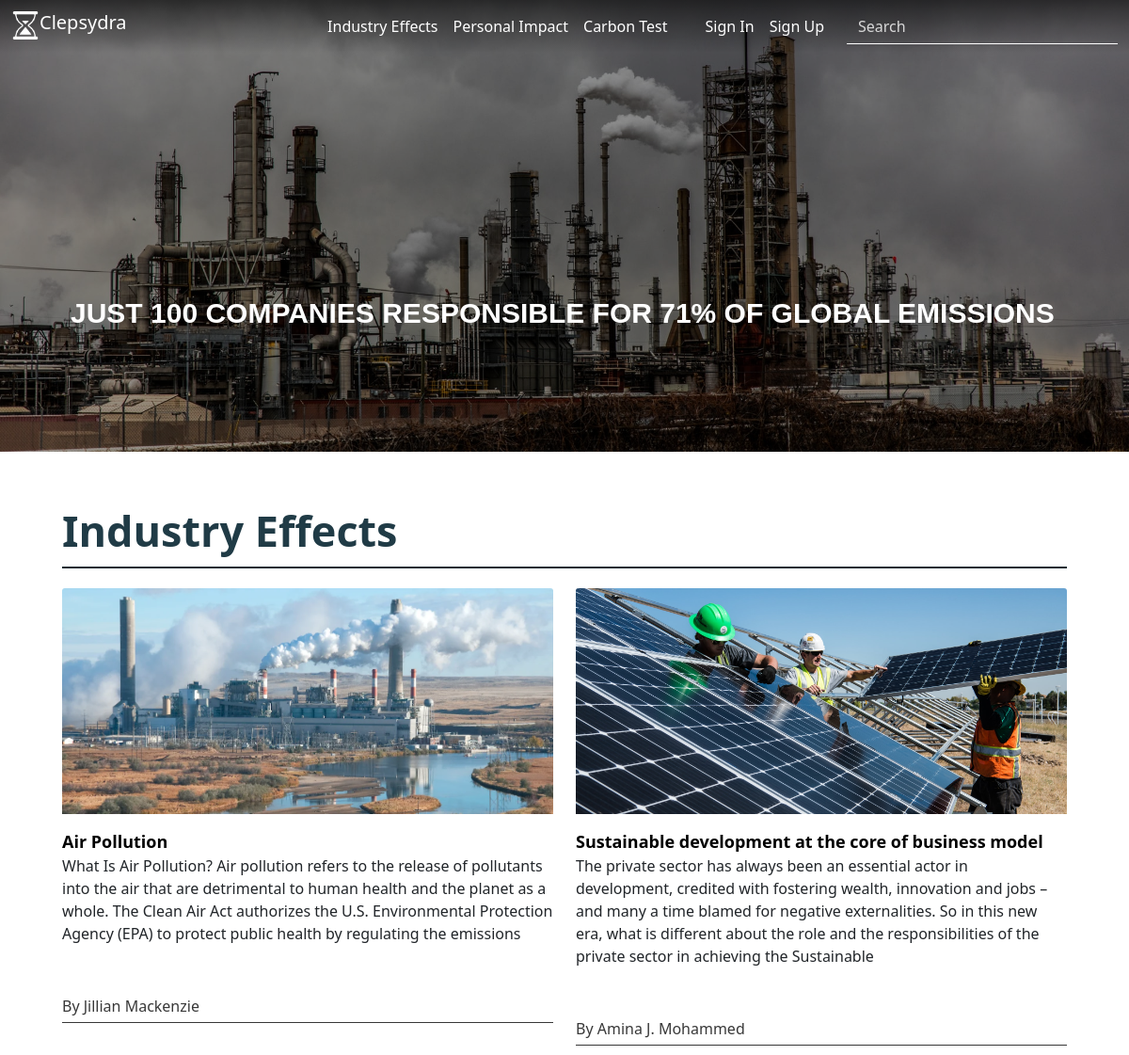
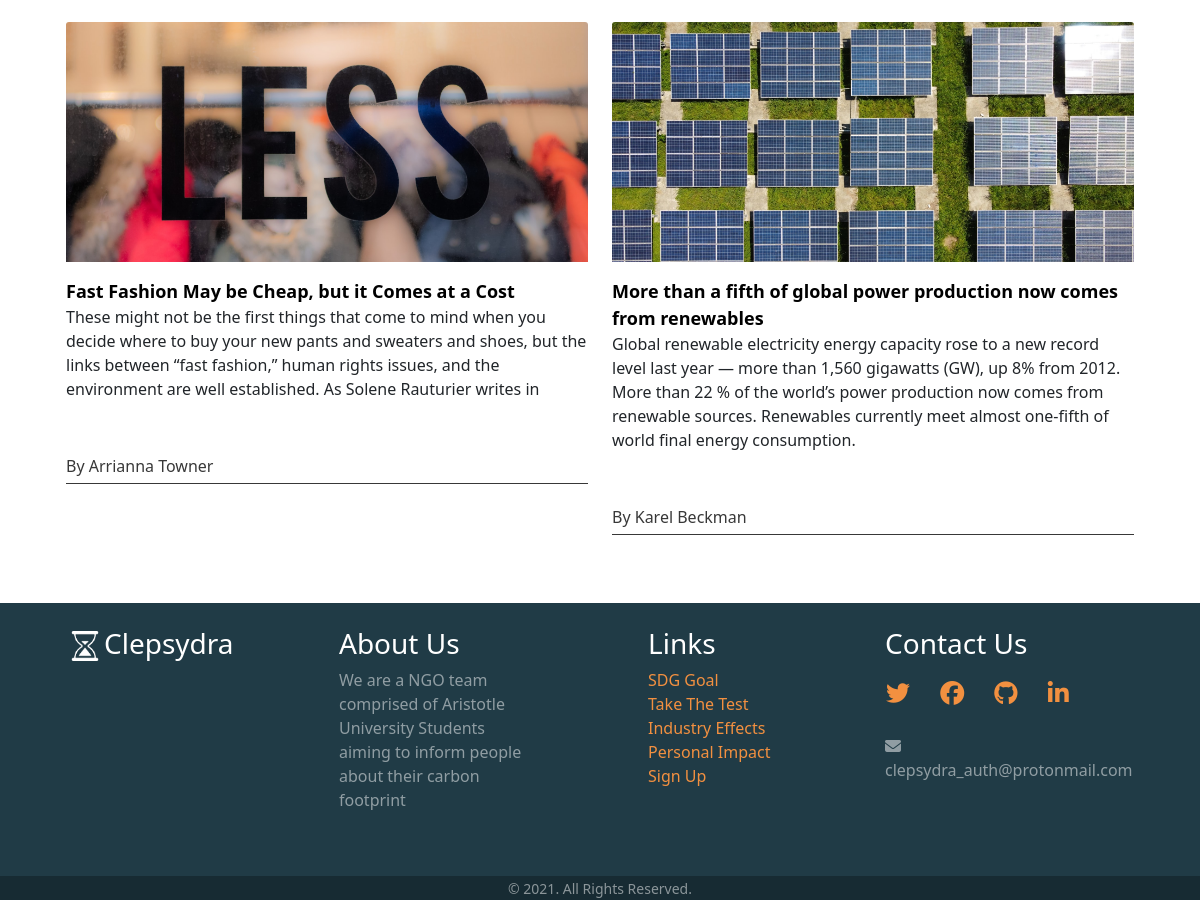
Page /industry_effects on the committed database (2 pictures, top to bottom).
### clepsydra/models.py (models this page shows, shortened)
class Article(db.Model):
    __tablename__ = "article"
    __searchable__ = "title"
    id = db.Column(db.Integer, primary_key=True)
    category = db.Column(db.String(100), nullable=False)
    title = db.Column(db.String(100), nullable=False)
    subtitle = db.Column(db.String(100))
    date_posted = db.Column(db.DateTime(), nullable=False, default=datetime.utcnow)
    content = db.Column(db.Text, nullable=False)
    image = db.Column(db.String(100), nullable=False, default='default.jpg')
    comments = db.relationship('Comments', backref='all_comments', lazy=True)
    author = db.Column(db.String(100), nullable=False)

### clepsydra/routes.py (the view)
@app.route("/industry_effects")
def industry():
    articles = Article.query.order_by(Article.date_posted.desc()).filter_by(category='Industry').all()
    return render_template("category_industry_impact.html", articles=articles, my_function=remove_tags)

### clepsydra/routes.py (called while the page is built)
@app.context_processor
def is_admin():
    if current_user() is None:
        return dict(is_admin=False)
    elif current_user().admin == 1:
        return dict(is_admin=True)
    return dict(is_admin=False)

@app.context_processor
def get_username():
    if current_user() is None:
        return dict(the_username=False)
    return dict(the_username=current_user().username)

def remove_tags(text):
    return TAG_RE.sub('', text)

def current_user():  # returns a user if stored in sessions of else returns None
    if "userID" not in session:
        return None
    return User.query.get(session['userID'])

### clepsydra/templates/category_industry_impact.html (shortened to what this page needs)
{%extends 'layout.html'%}
{% block cssfiles %}
    <link rel="stylesheet" type="text/css" href="{{url_for('static',filename='css/article_previews.css')}}">
    <link rel="stylesheet" type="text/css" href="{{url_for('static',filename='css/articles.css')}}">
{%endblock cssfiles%}
{%block content%}
    <div class="jumbotron jumbotron-fluid hero  has-image ">
        <div class="hero-overlay" style="background-image: url({{ url_for('static', filename='resources/hero_images/industry.jpg') }});"
            alt="Factory pipes">
        </div>
        <div class="container" id="hero_text">
            <div class="row">
                <div class="col-md-12">
                    <h1><span>Just 100 companies responsible for 71% of global emissions</span> </h1>
                </div>
            </div>
        </div>
    </div>
    <div class="container">
        <h2 class="underLine_frontpage"><a class="articlesHeader" href="#">Industry Effects</a></h2>
        <div class="row">
            {%for article in articles%}
            <div class="col-6">
                <div class="card">
                    <a href="{{ url_for('article', article_id=article.id) }}" class="card-link">
                        <img class="card-img-top" src="{{ url_for('static', filename='resources/hero_images/'+ article.image) }}"
                            alt="less fast fashion" />
                    </a>
                    <div class="card-body">
                        <a href="{{ url_for('article', article_id=article.id) }}" class="card-title">{{article.title}}</a>
                        <p class="card-text">
                            {{my_function(' '.join(article.content.split()[:50])) }}
                        </p>
                        <p class="writer">By {{article.author}}</p>
                    </div>
                </div>
            </div>
            {%endfor%}
        </div>
    </div>
{% endblock %}

### clepsydra/templates/layout.html (shortened to what this page needs)
<!DOCTYPE html>
<html lang="en">
<head>
    <link href="https://cdn.jsdelivr.net/npm/bootstrap@5.0.0-beta3/dist/css/bootstrap.min.css" rel="stylesheet"
>
    <link rel="stylesheet" type="text/css" href="{{url_for('static',filename='css/navbar.css')}}">
    <link rel="stylesheet" type="text/css" href="{{url_for('static',filename='css/back_to_top.css')}}">
    <link rel="stylesheet" type="text/css" href="{{url_for('static',filename='css/footer.css')}}">
    {% block cssfiles %}
    {%endblock cssfiles%}
</head>
<body>
    <nav class="navbar navbar-expand-lg" id="main-nav" aria-label="clesydra navbar">
        <div class="container-fluid">
            <a class="d-flex" style="text-decoration: none;" href="/">
                <img class="d-inline" style="max-height: 30px;" src="{{url_for('static', filename='resources/Logos/hourglass-white.png')}}" alt="logo">
                <h5>Clepsydra</h5>
            </a>
            <div class="navbar-collapse collapse" id="navbar-home-page">
                <ul class="main-links navbar-nav ms-auto mb-2 mb-md-0 me-lg-4">
                    <li class="nav-item">
                        <a class="nav-link" href="/industry_effects">Industry Effects</a>
                    </li>
                    <li class="nav-item">
                        <a class="nav-link" href="/personal_impact">Personal Impact</a>
                    </li>
                    <li class="nav-item">
                        <a class="nav-link" href="/survey">Carbon Test</a>
                    </li>
                </ul>
                <ul class="nav navbar-nav">
                    {% if 'userID' in session %}
                        <li class="nav-item" id="profile-link">
                            <a class="nav-link" href="{{ url_for('user_profile')}}">{{the_username}}</a>
                        </li>
                        <li class="nav-item me-lg-3">
                            <a class="nav-link" href="/sign_out">Sign Out</a>
                        </li>
                    {% else %}
                        <li class="nav-item" id="sing-in-link">
                            <a class="nav-link" href="/login">Sign In</a>
                        </li>
                        <li class="nav-item me-lg-3">
                            <a class="nav-link" href="/sign_up">Sign Up</a>
                        </li>
                    {% endif %}
                </ul>
                <form class="my-0 input-group">
                    <input class="form-control input-lg" id="search" name="search" type="text" placeholder="Search"/>
                </form>
            </div>
        </div>
    </nav>
    {% block content %}
    {% endblock%}
    <div class="footer">
        <div class="container pt-4 pb-5">
            <div class="row">
                <div class="logo col-lg-3 col-md-6 col-xs-12 text-center text-md-start d-inline-flex mb-3">
                    <a href="/" id="footer-logo">
                        <img class="m-1" style="max-height: 30px;" src="{{url_for('static', filename='resources/Logos/hourglass-white.png')}}"
                            alt="logo" />
                        <h3>Clepsydra</h3>
                    </a>
                </div>
                <div class="col-lg-3 col-md-6 col-xs-12 about-company">
                    <h3>About Us</h3>
                    <p class="pe-5 text-white-50">
                        We are a NGO team comprised of Aristotle University Students
                        aiming to inform people about their carbon footprint
                    </p>
                </div>
                <div class="col-lg-3 col-md-6 col-xs-12 links ps-lg-5">
                    <h3 class="mt-lg-0 mt-md-0 mt-sm-3">Links</h3>
                    <ul class="m-0 p-0" style="list-style: none;">
                        <li><a href="https://sdgs.un.org/goals/goal12">SDG Goal</a></li>
                        <li><a href="/survey">Take The Test</a></li>
                        <li><a href="/industry_effects">Industry Effects</a></li>
                        <li><a href="/personal_impact">Personal Impact</a></li>
                        <li><a class="d-inline-block pb-2" href="/sign_up">Sign Up</a></li>
                    </ul>
                </div>
                <div class="col-lg-3 col-md-6 col-xs-12 contact">
                    <h3 class="mt-lg-0">Contact Us</h3>
                    <p id="social-media-icons">
                        <a class="btn ps-0" href="https://twitter.com/" role="button">
                            <i class="fa fa-twitter"></i>
                        </a>
                        <a class="btn" href="https://www.facebook.com/" role="button">
                            <i class="fab fa-facebook"></i>
                        </a>
                        <a class="btn" href="https://github.com/" role="button">
                            <i class="fa fa-github"></i>
                        </a>
                        <a class="btn" href="https://www.linkedin.com/" role="button">
                            <i class="fab fa-linkedin-in"></i>
                        </a>
                    </p>
                    <span class="text-white-50">
                        <i class="fas fa-envelope mr-3"></i> clepsydra_auth@protonmail.com
                    </span>
                </div>
            </div>
        </div>
        <div class="copyright">
            <p class="text-center mb-0"><small class="text-white-50">© 2021. All Rights Reserved.</small></p>
        </div>
    </div>
</body>
</html>

### clepsydra/static/css/navbar.css (style rules this page uses)
:root { --primary_color: #F29040; --secondar_color: #203b46; }
.navbar { background: linear-gradient(rgba(0, 0, 0, 0.589), rgba(0, 0, 0, 0)); width: 100%; position: absolute; top: 0; z-index: 10; }
.navbar a { color: white !important; }
form.input-group { width: 18rem; }
input.form-control::placeholder { color: rgb(216, 216, 216); }
input.form-control { border-top-style: none; border-right-style: none; border-bottom-style: solid; border-left-style: none; border-bottom-left-radius: 0; border-bottom-right-radius: 0; border-color: white; color: white; background-color: transparent; }
#navbar-home-page .nav-item { position: relative; }
#navbar-home-page .nav-item:after { position: absolute; bottom: 0.05rem; left: 0; right: 0; margin: auto; width: 0%; content: '.'; color: transparent; background: white; height: 1px; transition: .5s; }

### clepsydra/static/css/back_to_top.css (style rules this page uses)
:root { --primary_color: #F29040; --secondar_color: #203b46; }

### clepsydra/static/css/footer.css (style rules this page uses)
.footer { color: white; background-color: #203b46; width: 100%; position: relative; bottom: 0; }
#footer-logo { color: white; display: inline-flex; }
.footer a { color: #f29040; text-decoration: none; }
#social-media-icons a { font-size: 1.5rem; }
.copyright { background-color: #172b33; margin-bottom: 0rem; }

### clepsydra/static/css/article_previews.css (style rules this page uses)
.container { padding-top: 2%; padding-bottom: 2%; }
.card-body { padding-right: 0%; padding-left: 0%; }
.card { border: none; }
.card-img-top { width: 100%; height: 20vw; object-fit: cover; transition: transform 0.2s; }
.card-link { overflow: hidden; }
.card-title { font-weight: bold; text-decoration: none; font-size: large; color: black; }
.articlesHeader { color: var(--secondar_color); font-weight: bold; text-decoration: none; }
.underLine_frontpage { font-size: 45px; border-bottom: #172b33 solid 2px; margin-bottom: 2%; margin-top: 2%; padding-bottom: 1%; }
.writer { font-size: 90%; color: #383838; border-bottom: solid #383838 1px; padding-bottom: 1%; }

### clepsydra/static/css/articles.css (style rules this page uses)
body { margin: 0; padding: 0; position: relative; }
.jumbotron.hero.has-image { height: 60vh; position: relative; background-position: 50%; background-repeat: no-repeat; background-size: cover; }
.jumbotron.hero .hero-overlay { position: absolute; width: 100%; height: 100%; background-size: cover; background-position: 50%; background-repeat: no-repeat; top: 0; }
.jumbotron.hero .container h1 { font-family: Montserrat, sans-serif; font-weight: 600; font-style: normal; color: #fff; font-size: 30px; line-height: 1; margin: 0; padding: 0; text-align: left; text-transform: uppercase; }
.jumbotron.hero .hero-overlay:before { content: ""; width: 100%; height: 100%; position: absolute; top: 0; background: #000; opacity: .4; }
#hero_text { position: absolute; bottom: 20%; left: 5%; width: 100%; padding-right: 15px; padding-left: 15px; margin-right: auto; margin-left: auto; }
.container { padding: 3%; }
.writer { font-size: 100%; color: #383838; border-bottom: solid #383838 1px; padding-bottom: 1%; padding-top: 7%; }

### rows in the picture
Article: image (picture), title "Air Pollution", content "What Is Air Pollution? Air pollution refers to the release of pollutants into the air that are detrimental to human health and the planet as a whole. The Clean Air Act authorizes the U.S. Environmental Protection Agency (EPA) to protect public health by regulating the emissions", author "Jillian Mackenzie"
Article: image (picture), title "Sustainable development at the core of business model", content "The private sector has always been an essential actor in development, credited with fostering wealth, innovation and jobs – and many a time blamed for negative externalities. So in this new era, what is different about the role and the responsibilities of the private sector in achieving the Sustainable", author "Amina J. Mohammed"
Article: image (picture), title "Fast Fashion May be Cheap, but it Comes at a Cost", content "These might not be the first things that come to mind when you decide where to buy your new pants and sweaters and shoes, but the links between “fast fashion,” human rights issues, and the environment are well established. As Solene Rauturier writes in", author "Arrianna Towner"
Article: image (picture), title "More than a fifth of global power production now comes from renewables", content "Global renewable electricity energy capacity rose to a new record level last year — more than 1,560 gigawatts (GW), up 8% from 2012. More than 22 % of the world’s power production now comes from renewable sources. Renewables currently meet almost one-fifth of world final energy consumption.", author "Karel Beckman"
